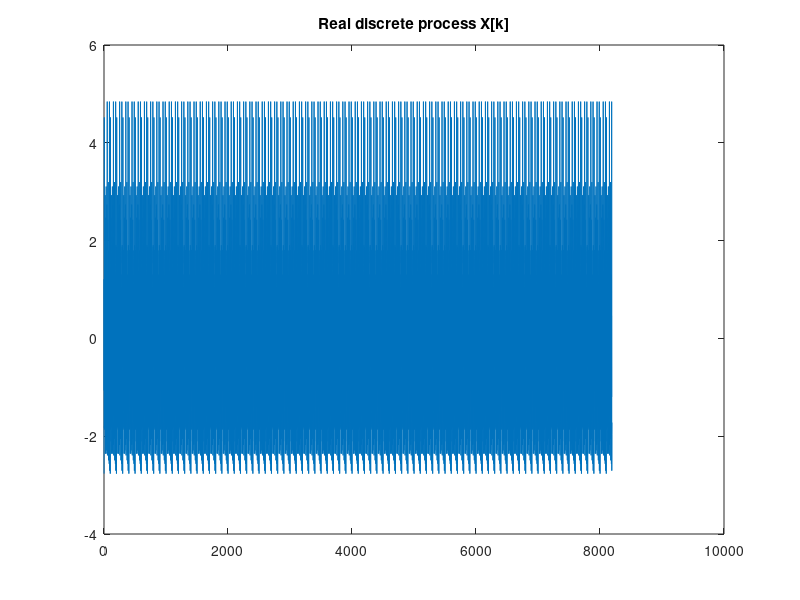
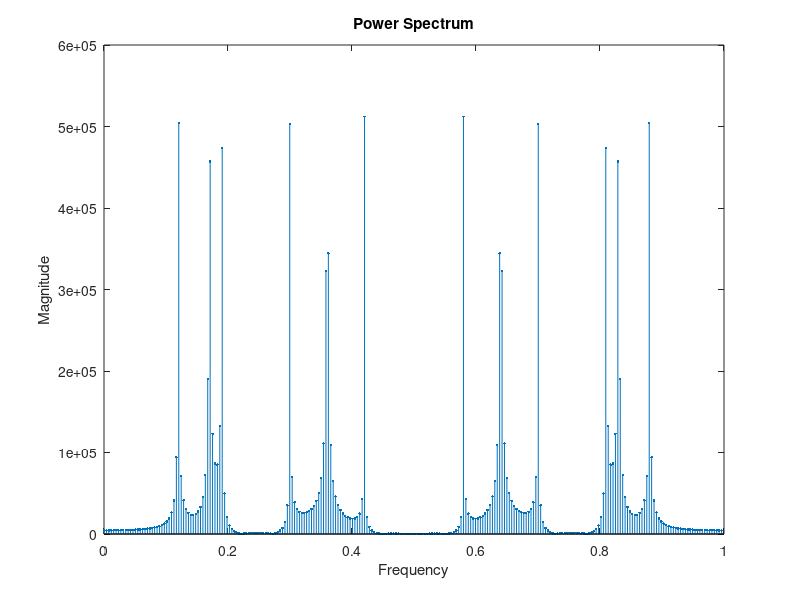

Recreate these plots in MATLAB, in order. (Note: this script raises an error after producing the figures.)
% Homework Exercise 2: 
% Bispectrum estimation using the indirect and the direct method
% Dafni Nikolaidou   10546

clc;
clear;
close all;

%% Q 1: Construction of X[k]
lambda = [0.12, 0.30, 0.42, 0.19, 0.17, 0.36];
omega = 2*pi*lambda;

% low and upper limits of the uniform distribution
low_lim = 0;
up_lim = 2*pi;
phi = (up_lim-low_lim)*rand(1,6)+low_lim;
phi(3) = phi(1) + phi(2);
phi(6) = phi(4) + phi(5);

N = 8192; % data length

% data
k = (0:N-1)';
X = sum(cos(k*omega+phi),2);
figure();
plot(X);
title('Real discrete process X[k]');

%% Q 2: Estimation of power spectrum and autocorrelation (128 max shiftings) 
muX = mean(X);
maxlag = 128;
corrX = xcorr(X,maxlag);
covariance = corrX-muX^2;

% Fourier transform
fs = 1;                        % sampling frequency
fftX = fft(covariance);
k = length(fftX);
f = (0:k-1)*(fs/k);            % frequency range
pow_spect = abs(fftX);
figure();
stem(f,pow_spect,'.');
xlabel('Frequency');
ylabel('Magnitude');
title('Power Spectrum');

%% Q 3a: 
% Estimation of bispectrum via the indirect method with K=32, M=256
% and L=64 max shiftings for the third order cumulants
K = 32;
M = 256;
L = 64;

% Bispectrum estimation - bispeci function (HOSA toolbox)
% i. Rectangular window
X = reshape(X,[M,K]);
figure();
bispecInd1 = bispeci(X,L,M,0,'unbiased',128,1);

% plotting the primary area
hold on;
plot([0,0.25],[0,0.25],'Color','r');            % f1=f2
plot([0.25,0.5],[0.25,0],'Color','r');          % f1+f2=0.5
plot([0,0.5],[0,0],'Color','r');                % f2=0
title('Bispectrum estimation via the indirect method - Rectangular window');
legend('Bispectrum','Principal Region');

% ii. Parzen window
figure();
bispecInd2 = bispeci(X,L,M,0,'unbiased',128,0);
% plotting the primary area
hold on;
plot([0,0.25],[0,0.25],'Color','r');            % f1=f2
plot([0.25,0.5],[0.25,0],'Color','r');          % f1+f2=0.5
plot([0,0.5],[0,0],'Color','r');                % f2=0
title('Bispectrum estimation via the indirect method - Parzen window');
legend('Bispectrum','Principal Region');

%% Q 3b: 
% Estimation of bispectrum via the direct method with K=32, M=256 and J=0
J = 0;
D = 2*J+1;
figure();
bispecDir1 = bispecd(X,M,D,M,0);
% plotting the primary area
hold on;
plot([0,0.25],[0,0.25],'Color','r');            % f1=f2
plot([0.25,0.5],[0.25,0],'Color','r');          % f1+f2=0.5
plot([0,0.5],[0,0],'Color','r');                % f2=0
title('Bispectrum estimated via the direct method');
legend('Bispectrum','Principal Region');

%% Q 7a: Repeat steps 3a and 3b for different segment lengths

%% i. 
% Estimation of bispectrum via the indirect method with K=16, M=512
% and L=64 max shiftings for the third order cumulants 
K = 16;
M = 512;

X = reshape(X,[M,K]);
% Rectangular window
figure();
bispecInd3 = bispeci(X,L,M,0,'unbiased',128,1);
% plotting the primary area
hold on;
plot([0,0.25],[0,0.25],'Color','r');            % f1=f2
plot([0.25,0.5],[0.25,0],'Color','r');          % f1+f2=0.5
plot([0,0.5],[0,0],'Color','r');                % f2=0
title('Bispectrum estimation via the indirect method - Rectangular window');
legend('Bispectrum','Principal Region');

% Parzen window
figure();
bispecInd4 = bispeci(X,L,M,0,'unbiased',128,0);
% plotting the primary area
hold on;
plot([0,0.25],[0,0.25],'Color','r');            % f1=f2
plot([0.25,0.5],[0.25,0],'Color','r');          % f1+f2=0.5
plot([0,0.5],[0,0],'Color','r');                % f2=0
title('Bispectrum estimation via the indirect method - Parzen window');
legend('Bispectrum','Principal Region');

% Estimation of bispectrum using the direct method with K=16, M=512 and J=0
figure();
bispecDir2 = bispecd(X,M,D,M,0);
% plotting the primary area
hold on;
plot([0,0.25],[0,0.25],'Color','r');            % f1=f2
plot([0.25,0.5],[0.25,0],'Color','r');          % f1+f2=0.5
plot([0,0.5],[0,0],'Color','r');                % f2=0
title('Bispectrum estimation via the direct method');
legend('Bispectrum','Principal Region');

%% ii. 
% Estimation of bispectrum via the indirect method with K=64, M=128
% and L=64 max shiftings for the third order cumulants 
K = 64;
M = 128;

X = reshape(X,[M,K]);
% Rectangular window
figure();
bispecInd5 = bispeci(X,L,M,0,'unbiased',128,1);
% plotting the primary area
hold on;
plot([0,0.25],[0,0.25],'Color','r');            % f1=f2
plot([0.25,0.5],[0.25,0],'Color','r');          % f1+f2=0.5
plot([0,0.5],[0,0],'Color','r');                % f2=0
title('Bispectrum estimation via the indirect method - Rectangular window');
legend('Bispectrum','Principal Region');

% Parzen window
figure();
bispecInd6 = bispeci(X,L,M,0,'unbiased',128,0);
% plotting the primary area
hold on;
plot([0,0.25],[0,0.25],'Color','r');            % f1=f2
plot([0.25,0.5],[0.25,0],'Color','r');          % f1+f2=0.5
plot([0,0.5],[0,0],'Color','r');                % f2=0
title('Bispectrum estimation via the indirect method - Parzen window');
legend('Bispectrum','Principal Region');

% Estimation of bispectrum using the direct method with K=64, M=128 and J=0
figure();
bispecDir3 = bispecd(X,M,D,M,0);
% plotting the primary area
hold on;
plot([0,0.25],[0,0.25],'Color','r');            % f1=f2
plot([0.25,0.5],[0.25,0],'Color','r');          % f1+f2=0.5
plot([0,0.5],[0,0],'Color','r');                % f2=0
title('Bispectrum estimation via the direct method');
legend('Bispectrum','Principal Region');

%% Q 7b:
% Repeat 3a and 3b for 50 realizations of the X[k] and compare
% the mean values of power spectrum and bispectrum
K = 32;
M = 256;
R = 50;
meanC2 = zeros(length(fftX),1);
meanC3Ind1 = zeros(M,M);
meanC3Ind2 = zeros(M,M);
meanC3Dir = zeros(M,M);

figure();
set(0,'DefaultFigureVisible','off');
for i=1:R
    % Construction of X process
    phi = (up_lim-low_lim)*rand(1,6)+low_lim;
    phi(3) = phi(1) + phi(2);
    phi(6) = phi(4) + phi(5);
    % data
    k = (1:N)';
    X = sum(cos(k*omega+phi),2);

    % Estimate autocorrelation (128 max shiftings) and power spectrum
    muX = mean(X);
    corrX = xcorr(X,maxlag);
    covariance = corrX-muX^2;
    % Fourier transform
    fftX = fft(covariance);
    pow_spect = abs(fftX);
    meanC2 = meanC2 + pow_spect;

    % Bispectrum estimation using indirect method
    X = reshape(X,[M,K]);
    % i. Rectangular window
    bispecInd = bispeci(X,L,M,0,'unbiased',128,1);
    meanC3Ind1 = meanC3Ind1 + bispecInd;
    % ii. Parzen window
    bispecInd = bispeci(X,L,M,0,'unbiased',128,0);
    meanC3Ind2 = meanC3Ind2 + bispecInd;

    % Estimation of bispectrum using direct method
    bispecDir = bispecd(X,M,D,M,0);
    meanC3Dir = meanC3Dir + bispecDir;
end

meanC2 = meanC2/R;
meanC3Ind1 = meanC3Ind1/R;
meanC3Ind2 = meanC3Ind2/R;
meanC3Dir = meanC3Dir/R;

nfft = 256;
if rem(nfft,2) == 0
    waxis = (-nfft/2:(nfft/2-1))/nfft;
else
    waxis = (-(nfft-1)/2:(nfft-1)/2)/nfft;
end

% Plot the power spectrum
fs = 1;
k = length(meanC2);
f = (0:k-1)*(fs/k);
set(0,'DefaultFigureVisible','on');
set(gcf,'Name','');
plot(f,meanC2);
xlabel('Frequency');
ylabel('Magnitude');
title('Mean value of power spectrum estimations');

% Plot the bispectrum (indirect method, rectangular window)
figure();
contour(waxis,waxis,abs(meanC3Ind1),4); grid on;
% Display the primary area
hold on;
plot([0,0.25],[0,0.25],'Color','r');            % f1=f2
plot([0.25,0.5],[0.25,0],'Color','r');          % f1+f2=0.5
plot([0,0.5],[0,0],'Color','r');                % f2=0
title(['Mean estimation of bispectrum estimated via the indirect ' ...
    'method - Rectangular window']);
xlabel('f1');
ylabel('f2');

% Plot the bispectrum (indirect method, Parzen window)
figure();
contour(waxis,waxis,abs(meanC3Ind2),4); grid on;
% Display the primary area
hold on;
plot([0,0.25],[0,0.25],'Color','r');            % f1=f2
plot([0.25,0.5],[0.25,0],'Color','r');          % f1+f2=0.5
plot([0,0.5],[0,0],'Color','r');                % f2=0
title(['Mean estimation of bispectrum estimated via the indirect ' ...
    'method - Parzen window']);
xlabel('f1');
ylabel('f2');

% Plot the bispectrum (direct method)
figure();
contour(waxis,waxis,abs(meanC3Dir),4); grid on;
% Display the primary area
hold on;
plot([0,0.25],[0,0.25],'Color','r');            % f1=f2
plot([0.25,0.5],[0.25,0],'Color','r');          % f1+f2=0.5
plot([0,0.5],[0,0],'Color','r');                % f2=0
title('Mean estimation of bispectrum via the direct method');
xlabel('f1');
ylabel('f2');
